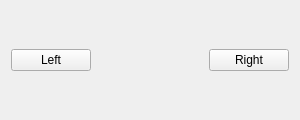
<?xml version="1.0" encoding="UTF-8"?>
<ui version="4.0">
 <class>SpacerForm</class>
 <widget class="QWidget" name="SpacerForm">
  <property name="geometry"><rect><x>0</x><y>0</y><width>300</width><height>120</height></rect></property>
  <layout class="QHBoxLayout" name="horizontalLayout">
   <item><widget class="QPushButton" name="left"><property name="text"><string>Left</string></property></widget></item>
   <item>
    <spacer>
     <property name="orientation"><enum>Qt::Horizontal</enum></property>
     <property name="sizeHint" stdset="0"><size><width>40</width><height>20</height></size></property>
    </spacer>
   </item>
   <item>
    <spacer name="namedGap">
     <property name="orientation"><enum>Qt::Horizontal</enum></property>
     <property name="sizeHint" stdset="0"><size><width>40</width><height>20</height></size></property>
    </spacer>
   </item>
   <item><widget class="QPushButton" name="right"><property name="text"><string>Right</string></property></widget></item>
  </layout>
 </widget>
 <resources/>
 <connections/>
</ui>
